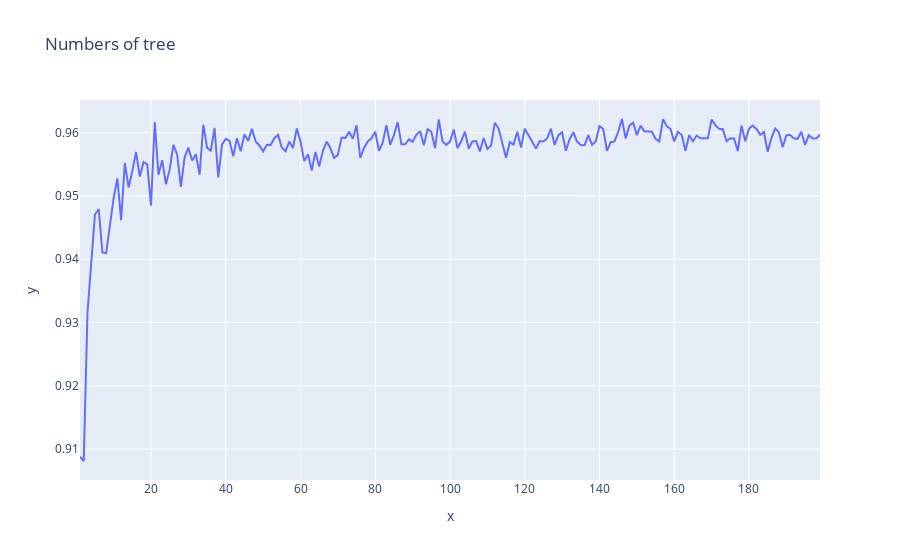

Notebook source saved alongside this figure:
### Code cell
line_plot(range(1,200),list_scores,"Numbers of tree")

### Figure 1 — Plotly figure (JSON) as saved in the notebook; plotly's stock layout.template omitted (floating-point values rounded to 4 significant figures; data arrays with more than 128 entries replaced by an {"elided": "..."} marker saying what was removed)
{"data": [{"hovertemplate": "x=%{x}<br>y=%{y}<extra></extra>", "legendgroup": "", "line": {"color": "#636efa", "dash": "solid"}, "mode": "lines", "name": "", "orientation": "v", "showlegend": false, "type": "scatter", "x": {"elided": "199 int values"}, "xaxis": "x", "y": {"elided": "199 float values"}, "yaxis": "y"}], "layout": {"legend": {"tracegroupgap": 0}, "title": {"text": "Numbers of tree"}, "xaxis": {"anchor": "y", "domain": [0, 1], "title": {"text": "x"}}, "yaxis": {"anchor": "x", "domain": [0, 1], "title": {"text": "y"}}}}
